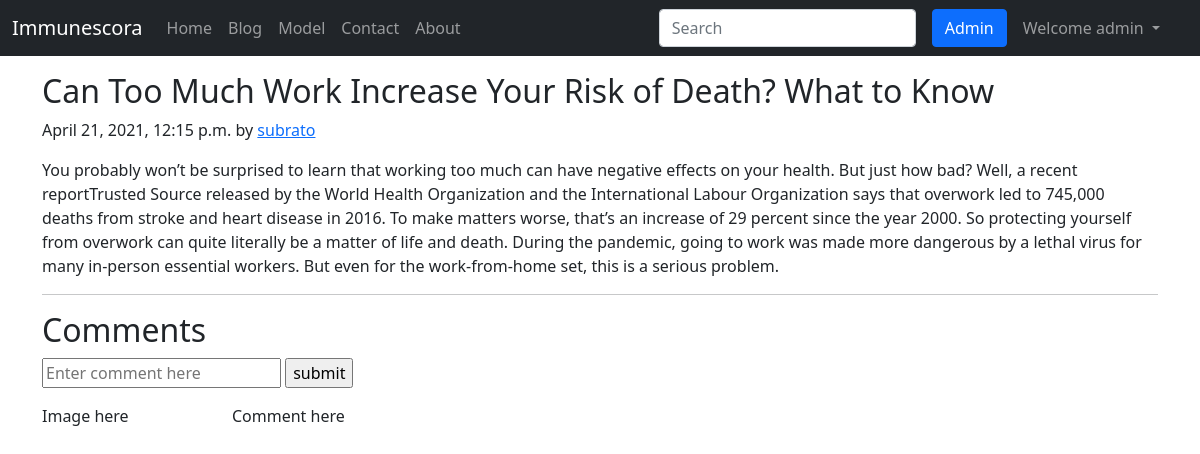
Page /blog/first-post (signed in) on the committed database.
### blog/models.py (models this page shows, shortened)
class Post(models.Model):
    sno = models.AutoField(primary_key=True)
    title = models.CharField(max_length=255)
    content = models.TextField()
    author = models.CharField(max_length=13)
    slug = models.CharField(max_length=130)
    timeStamp = models.DateTimeField( blank=True)

### blog/views.py (the view)
# urls.py: path('<str:slug>', views.blogp, name = 'blogpost'),
def blogp(request, slug):
    post = Post.objects.filter(slug=slug).first()
    comments = Usercomment.objects.filter(post=post)
    context = {'post': post, 'comments': comments}
    return render(request, 'blog/blogpost.html', context)

### templates/blog/blogpost.html (shortened to what this page needs)
{% extends 'base.html' %}
{% block body %}
<div class="container my-3">
        <h2 class="blog-post-title">{{post.title}}</h2>
        <p class="blog-post-meta">{{post.timeStamp}} by <a href="/about">{{post.author}}</a></p>
        <p>{{post.content}}</p>
        <hr>
      </div>
  <div class="container">
  <h2>Comments</h2>
  <form action="/blog/postComment" method="post">
  <input type="text" name="comment" placeholder="Enter comment here">
  <input type="submit" value="submit">
  </form>
  <div class="row my-3">
          <div class="col-md-2">Image here</div>
          <div class="col-md-10">Comment here</div>
  </div>
  </div>
{% endblock body %}

### templates/base.html (shortened to what this page needs)
<!DOCTYPE html>
<html lang="en">
<head>
  <link href="https://cdn.jsdelivr.net/npm/bootstrap@5.0.0-beta3/dist/css/bootstrap.min.css" rel="stylesheet"
 />
</head>
<body>
  <nav class="navbar navbar-expand-lg navbar-dark bg-dark">
    <div class="container-fluid">
      <a class="navbar-brand" href="/">Immunescora</a>
      <div class="collapse navbar-collapse" id="navbarSupportedContent">
        <ul class="navbar-nav me-auto mb-2 mb-lg-0">
          <li class="nav-item">
            <a class="nav-link" aria-current="page" href="/">Home</a>
          </li>
          <li class="nav-item">
            <a class="nav-link" href="/blog">Blog</a>
          </li>
          <li class="nav-item">
            <a class="nav-link" href="/model">Model</a>
          </li>
          <li class="nav-item">
            <a class="nav-link" href="/contact">Contact</a>
          </li>
          <li class="nav-item">
            <a class="nav-link" href="/about">About</a>
          </li>
        </ul>
        <form method="get" action="/search" class="d-flex">
          <input class="form-control me-2" type="search" placeholder="Search" aria-label="Search" name="query"
            id="query" />
        </form>
        <a href="/admin" class="btn btn-primary mx-2" role="button">
          Admin
        </a>
        {% if user.is_authenticated %}
        <ul class="navbar-nav mr-2" style="margin-right:20px;">
        <li class="nav-item dropdown mr-2">
          <a class="nav-link dropdown-toggle" href="#" id="navbarDropdown" role="button" data-bs-toggle="dropdown" aria-expanded="false">
            Welcome {{request.user}}
          </a>
        </li>
        </ul>
      {% endif %}
    </div>
  </nav>
  {% block body %}{% endblock body %}
</body>
</html>

### rows in the picture
Post: title "Can Too Much Work Increase Your Risk of Death? What to Know", timeStamp "April 21, 2021, 12:15 p.m.", author "subrato", content "You probably won’t be surprised to learn that working too much can have negative effects on your health. But just how bad? Well, a recent reportTrusted Source released by the World Health Organization and the International Labour Organization says that overwork led to 745,000 deaths from stroke and heart disease in 2016. To make matters worse, that’s an increase of 29 percent since the year 2000. So protecting yourself from overwork can quite literally be a matter of life and death. During the pandemic, going to work was made more dangerous by a lethal virus for many in-person essential workers. But even for the work-from-home set, this is a serious problem."

### other values in the picture
{{ request.user }} "admin"
